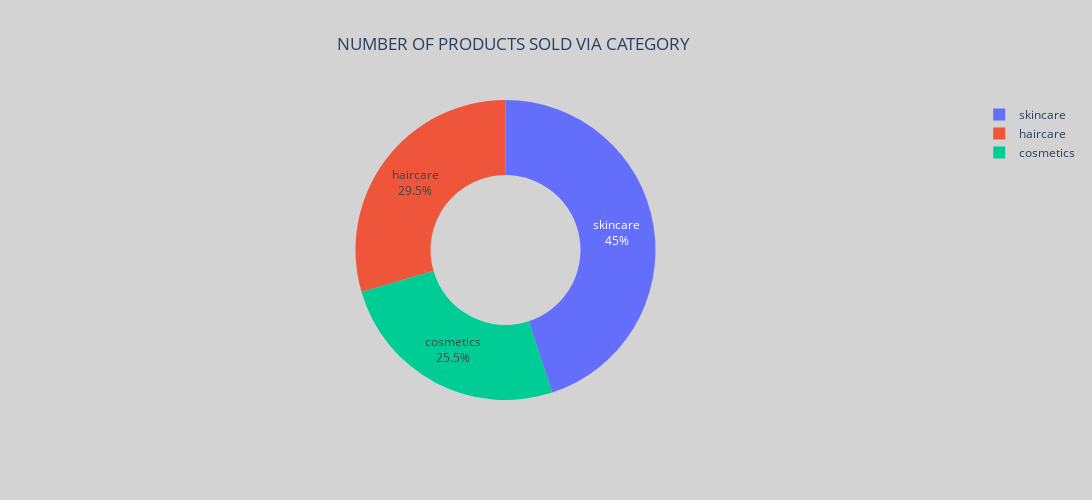

This figure's notebook cell:
### Code cell
#plotting the graph to show the number of products sold via category
x=pie.values # assigning values
y=pie.index
fig = px.pie(pie, values=x, names=y,
             color_discrete_map={'Thur':'lightcyan',
                                 'Fri':'cyan',
                                 'Sat':'royalblue',
                                 'Sun':'darkblue'}, 
hole=0.5,
             hover_data="Number of products sold"
            ,title="NUMBER OF PRODUCTS SOLD VIA CATEGORY ")
fig.update_traces(textposition='inside', textinfo='percent+label')# specifying the the text position and info
# adding the title 
fig.update_layout(title_x=0.47)
#increasing the size of chart and adding background
fig.update_layout(
    autosize=False,
    width=1100,
    height=500,
    margin=dict(
        l=50,
        r=50,
        b=100,
        t=100,
        pad=4
    ),
    paper_bgcolor="lightgrey",
)

fig.show()# to display the figure

### Figure 1 — Plotly figure (JSON) as saved in the notebook; plotly's stock layout.template omitted (floating-point values rounded to 4 significant figures)
{"data": [{"customdata": [[11757], [13611], [20731]], "domain": {"x": [0, 1], "y": [0, 1]}, "hole": 0.5, "hovertemplate": "Product type=%{label}<br>value=%{value}<br>Number of products sold=%{customdata[0]}<extra></extra>", "labels": ["cosmetics", "haircare", "skincare"], "legendgroup": "", "name": "", "showlegend": true, "textinfo": "percent+label", "textposition": "inside", "type": "pie", "values": [11757, 13611, 20731]}], "layout": {"autosize": false, "height": 500, "legend": {"tracegroupgap": 0}, "margin": {"b": 100, "l": 50, "pad": 4, "r": 50, "t": 100}, "paper_bgcolor": "lightgrey", "title": {"text": "NUMBER OF PRODUCTS SOLD VIA CATEGORY ", "x": 0.47}, "width": 1100}}
